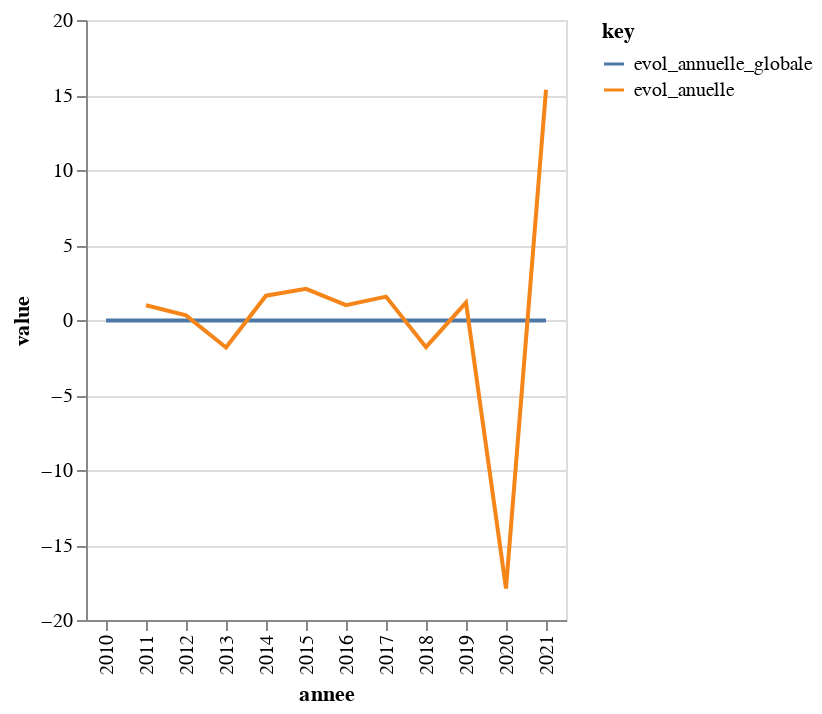

Notebook cell for this chart:
### Code cell
alt.Chart(df).transform_fold(['evol_annuelle_globale', 'evol_anuelle'], ).mark_line().encode(
    x='annee',
    y='value:Q',
    color='key:N')

### Figure 1 — Vega-Lite specification as saved in the notebook (floating-point values rounded to 4 significant figures)
{"config": {"view": {"continuousWidth": 400, "continuousHeight": 300}}, "data": {"name": "data-b3508a144d5a0421a2021f4e6538c92c"}, "mark": "line", "encoding": {"color": {"field": "key", "type": "nominal"}, "x": {"field": "annee", "type": "nominal"}, "y": {"field": "value", "type": "quantitative"}}, "transform": [{"fold": ["evol_annuelle_globale", "evol_anuelle"]}], "$schema": "https://vega.github.io/schema/vega-lite/v4.17.0.json", "datasets": {"data-b3508a144d5a0421a2021f4e6538c92c": [{"id_unique_cpt": 58155, "id_comptag": "33-A630-1+130", "annee": "2021", "tmja": 92090.0, "tmja_min": 79830.0, "tmja_max": 97900.0, "tmja_recent": 79830.0, "tmja_ancien": 92540.0, "nb_annees_tot": 11, "nb_annees_prec": 1.0, "evol_anuelle": 15.35, "evol_annuelle_globale": -0.04, "evol_absolu_recente": 15.35, "variation_evolution_prec": 33.25}, {"id_unique_cpt": 53641, "id_comptag": "33-A630-1+130", "annee": "2020", "tmja": 79830.0, "tmja_min": 79830.0, "tmja_max": 97900.0, "tmja_recent": 97240.0, "tmja_ancien": 92540.0, "nb_annees_tot": 11, "nb_annees_prec": 1.0, "evol_anuelle": -17.9, "evol_annuelle_globale": -0.04, "evol_absolu_recente": -17.9, "variation_evolution_prec": 19.06}, {"id_unique_cpt": 36223, "id_comptag": "33-A630-1+130", "annee": "2019", "tmja": 97240.0, "tmja_min": 79830.0, "tmja_max": 97900.0, "tmja_recent": 96120.0, "tmja_ancien": 92540.0, "nb_annees_tot": 11, "nb_annees_prec": 1.0, "evol_anuelle": 1.16, "evol_annuelle_globale": -0.04, "evol_absolu_recente": 1.16, "variation_evolution_prec": 2.97}, {"id_unique_cpt": 36222, "id_comptag": "33-A630-1+130", "annee": "2018", "tmja": 96120.0, "tmja_min": 79830.0, "tmja_max": 97900.0, "tmja_recent": 97900.0, "tmja_ancien": 92540.0, "nb_annees_tot": 11, "nb_annees_prec": 1.0, "evol_anuelle": -1.81, "evol_annuelle_globale": -0.04, "evol_absolu_recente": -1.81, "variation_evolution_prec": 3.37}, {"id_unique_cpt": 36221, "id_comptag": "33-A630-1+130", "annee": "2017", "tmja": 97900.0, "tmja_min": 79830.0, "tmja_max": 97900.0, "tmja_recent": 96390.0, "tmja_ancien": 92540.0, "nb_annees_tot": 11, "nb_annees_prec": 1.0, "evol_anuelle": 1.56, "evol_annuelle_globale": -0.04, "evol_absolu_recente": 1.56, "variation_evolution_prec": 0.57}, {"id_unique_cpt": 36220, "id_comptag": "33-A630-1+130", "annee": "2016", "tmja": 96390.0, "tmja_min": 79830.0, "tmja_max": 97900.0, "tmja_recent": 95450.0, "tmja_ancien": 92540.0, "nb_annees_tot": 11, "nb_annees_prec": 1.0, "evol_anuelle": 0.99, "evol_annuelle_globale": -0.04, "evol_absolu_recente": 0.99, "variation_evolution_prec": 1.09}, {"id_unique_cpt": 36219, "id_comptag": "33-A630-1+130", "annee": "2015", "tmja": 95450.0, "tmja_min": 79830.0, "tmja_max": 97900.0, "tmja_recent": 93500.0, "tmja_ancien": 92540.0, "nb_annees_tot": 11, "nb_annees_prec": 1.0, "evol_anuelle": 2.08, "evol_annuelle_globale": -0.04, "evol_absolu_recente": 2.08, "variation_evolution_prec": 0.46}, {"id_unique_cpt": 36218, "id_comptag": "33-A630-1+130", "annee": "2014", "tmja": 93500.0, "tmja_min": 79830.0, "tmja_max": 97900.0, "tmja_recent": 92020.0, "tmja_ancien": 92540.0, "nb_annees_tot": 11, "nb_annees_prec": 1.0, "evol_anuelle": 1.62, "evol_annuelle_globale": -0.04, "evol_absolu_recente": 1.62, "variation_evolution_prec": 3.45}, {"id_unique_cpt": 36217, "id_comptag": "33-A630-1+130", "annee": "2013", "tmja": 92020.0, "tmja_min": 79830.0, "tmja_max": 97900.0, "tmja_recent": 93740.0, "tmja_ancien": 92540.0, "nb_annees_tot": 11, "nb_annees_prec": 1.0, "evol_anuelle": -1.83, "evol_annuelle_globale": -0.04, "evol_absolu_recente": -1.83, "variation_evolution_prec": 2.14}, {"id_unique_cpt": 36216, "id_comptag": "33-A630-1+130", "annee": "2012", "tmja": 93740.0, "tmja_min": 79830.0, "tmja_max": 97900.0, "tmja_recent": 93440.0, "tmja_ancien": 92540.0, "nb_annees_tot": 11, "nb_annees_prec": 1.0, "evol_anuelle": 0.31, "evol_annuelle_globale": -0.04, "evol_absolu_recente": 0.31, "variation_evolution_prec": 0.67}, {"id_unique_cpt": 36215, "id_comptag": "33-A630-1+130", "annee": "2011", "tmja": 93440.0, "tmja_min": 79830.0, "tmja_max": 97900.0, "tmja_recent": 92540.0, "tmja_ancien": 92540.0, "nb_annees_tot": 11, "nb_annees_prec": 1.0, "evol_anuelle": 0.98, "evol_annuelle_globale": -0.04, "evol_absolu_recente": 0.98, "variation_evolution_prec": null}, {"id_unique_cpt": 36214, "id_comptag": "33-A630-1+130", "annee": "2010", "tmja": 92540.0, "tmja_min": 79830.0, "tmja_max": 97900.0, "tmja_recent": null, "tmja_ancien": 92540.0, "nb_annees_tot": 11, "nb_annees_prec": null, "evol_anuelle": null, "evol_annuelle_globale": -0.04, "evol_absolu_recente": null, "variation_evolution_prec": null}]}}
